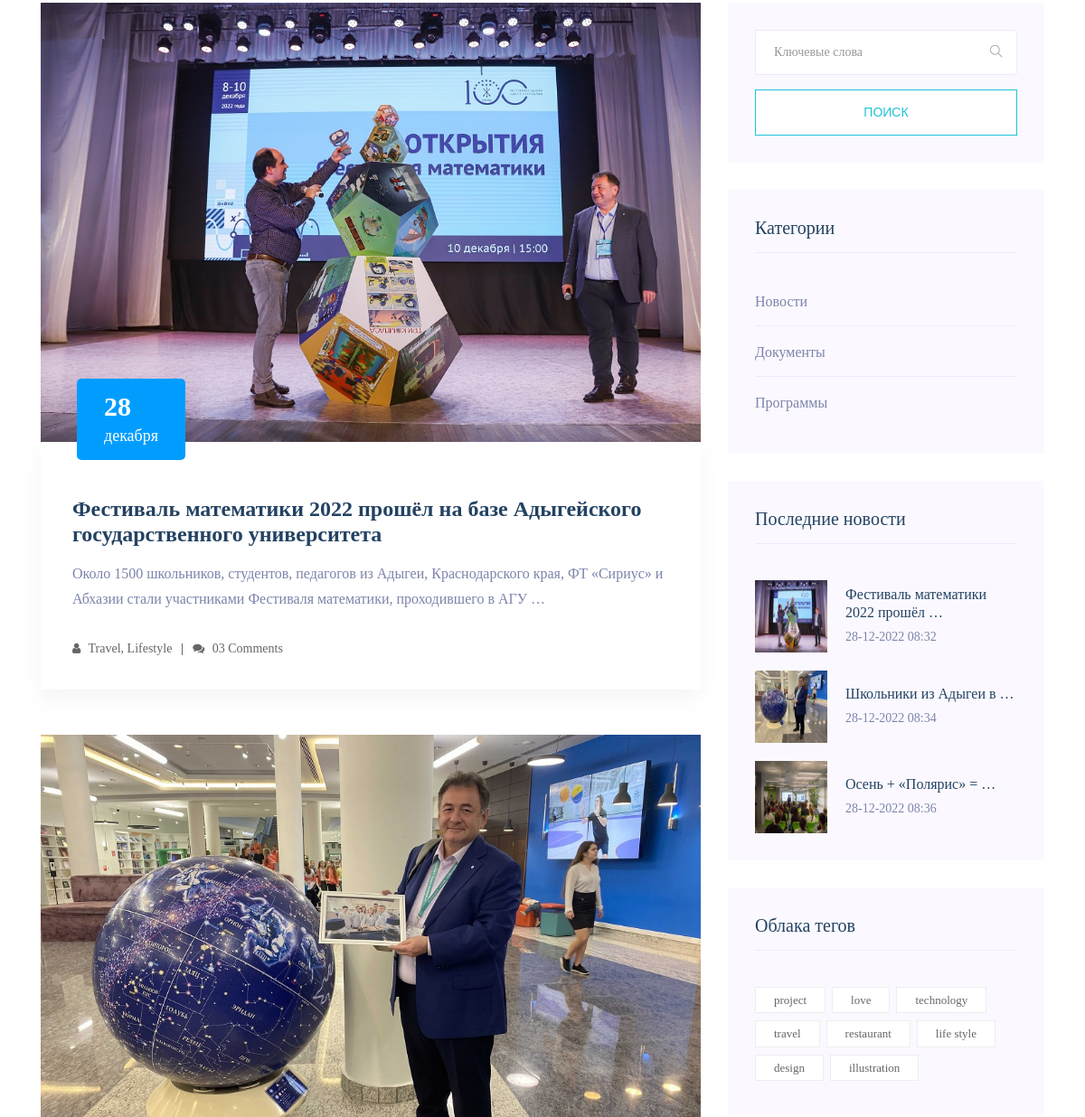
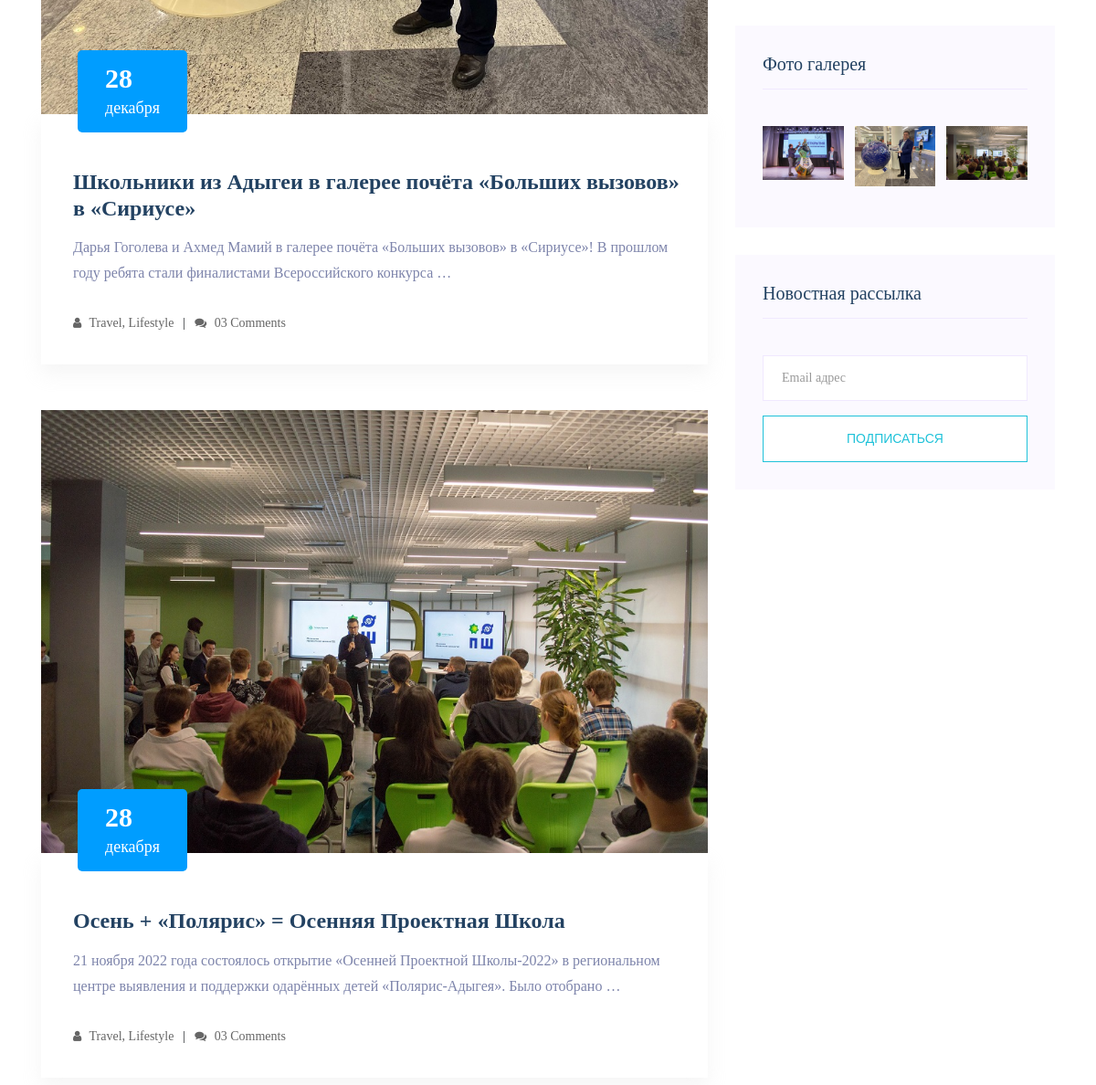
The app's page / (middle part), older data (2 pictures, top to bottom).
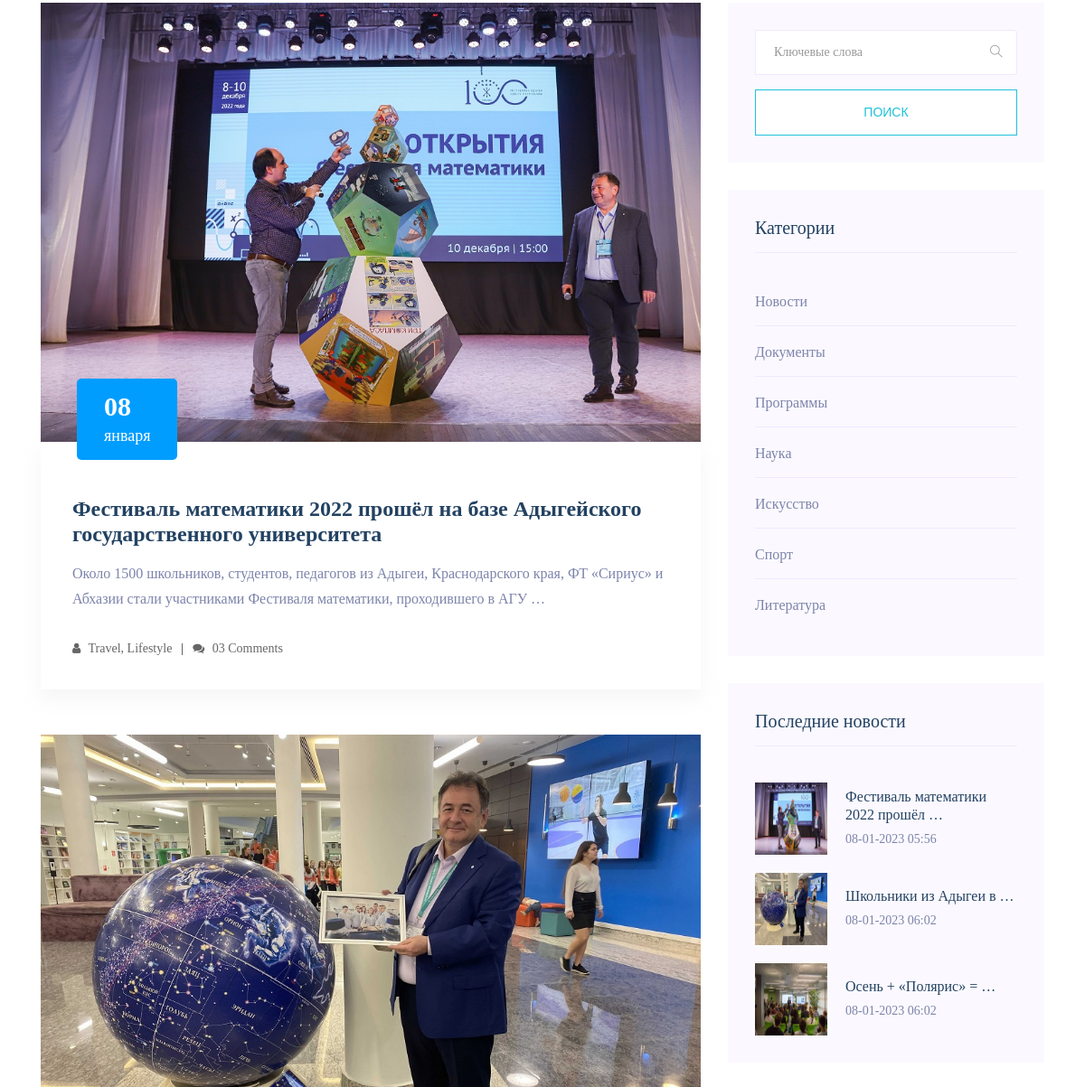
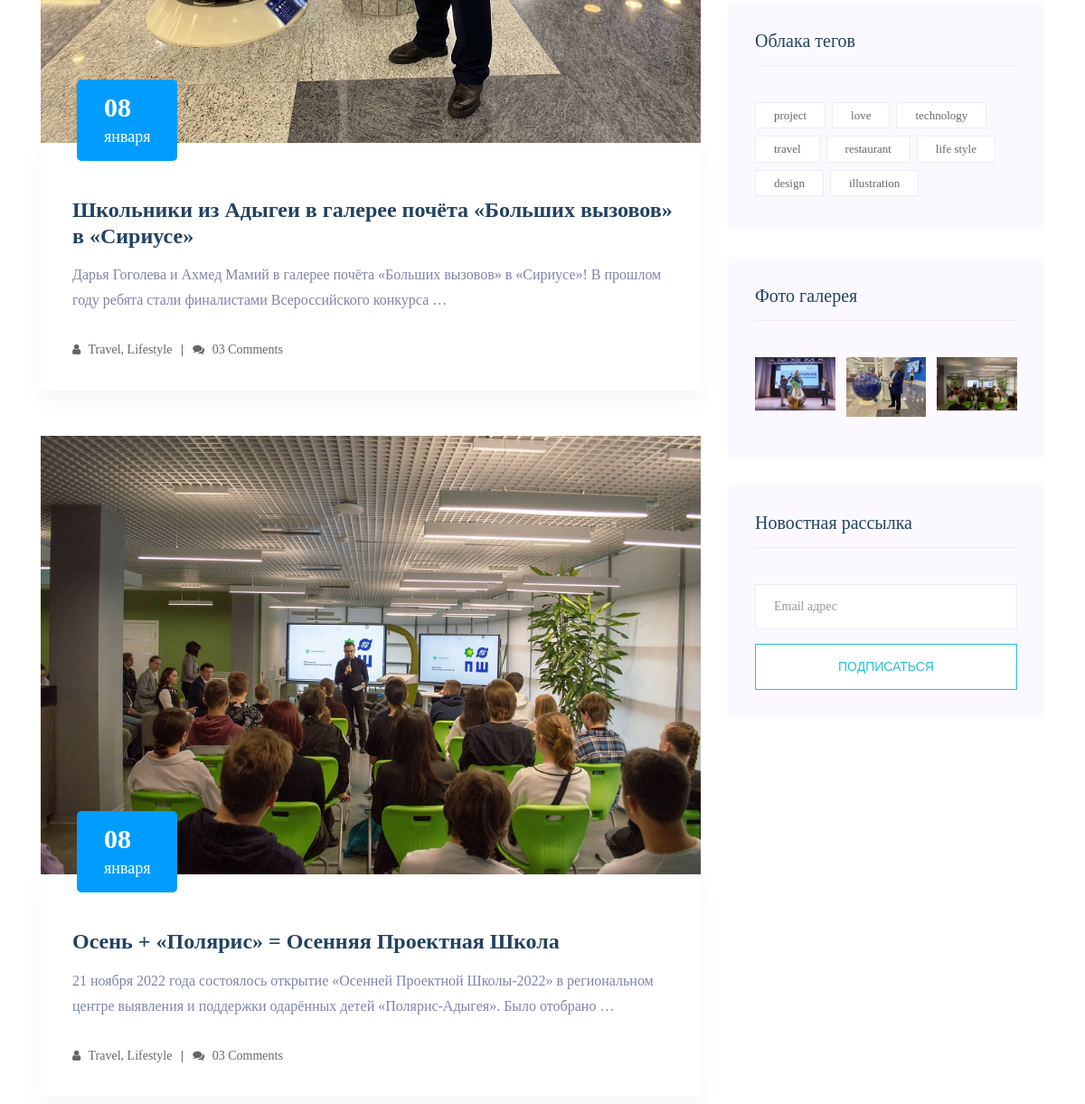
The same page, newer data (2 pictures, top to bottom).
### main/models.py (models this page shows, shortened)
class Article(models.Model):
    title = models.CharField(max_length=255, verbose_name="Заголовок")
    slug = models.SlugField(max_length=255, unique=True, db_index=True, verbose_name='URL')
    content = models.TextField(blank=True, verbose_name="Текст")
    photo = models.ImageField(upload_to="photos/%Y/%m/%d/", verbose_name="Фото")
    time_create = models.DateTimeField(auto_now_add=True, verbose_name="Дата и время создания")
    time_update = models.DateTimeField(auto_now=True, verbose_name="Дата и время обновления")
    is_published = models.BooleanField(default=True, verbose_name="Публикация")
    cat = models.ForeignKey('Category', on_delete=models.PROTECT, verbose_name="Категория")
    def get_absolute_url(self):
        return reverse('post', kwargs={'post_slug': self.slug})
    class Meta:
        verbose_name = 'Статьи'
        verbose_name_plural = 'Статьи'
        ordering = ['time_create', 'title']

class Category(models.Model):
    name = models.CharField(max_length=100, verbose_name="Название категории", db_index=True)
    slug = models.SlugField(max_length=255, unique=True, db_index=True, verbose_name='URL')
    def get_absolute_url(self):
        return reverse('category', kwargs={'cat_slug': self.slug})
    class Meta:
        verbose_name = 'Категория'
        verbose_name_plural = 'Категории'
        ordering = ['id']

### main/views.py (the view)
# urls.py: path('', MainHome.as_view(), name='home'),
class MainHome(DataMixin, ListView):
    paginate_by = 3
    model = Article
    template_name = 'main/index.html'
    context_object_name = 'posts'
    def get_context_data(self, *, object_list=None, **kwargs):
        context = super().get_context_data(**kwargs)
        c_def = self.get_user_context(title="Образовательный центр")
        return dict(list(context.items()) + list(c_def.items()))
    def get_queryset(self):
        return Article.objects.filter(is_published=True)

### main/utils.py (called while the page is built)
    def get_user_context(self, **kwargs):
        context = kwargs
        cats = Category.objects.all()
        user_menu = menu.copy()
        if not self.request.user.is_authenticated:
            user_menu.pop(3)
        context['menu'] = user_menu
        context['cats'] = cats
        if 'cat_selected' not in context:
            context['cat_selected'] = 0
        return context

### main/templates/main/index.html (shortened to what this page needs)
{% extends 'main/base.html' %}
{% block content %}
    <section class="blog_area section-padding">
        <div class="container">
            <div class="row">
                <div class="col-lg-8 mb-5 mb-lg-0">
                    <div class="blog_left_sidebar">
                        {% for p in posts %}
                        <article class="blog_item">
                            <div class="blog_item_img">
                                <img class="card-img rounded-0" src="{{ p.photo.url }}" alt="">
                                <a href="#" class="blog_item_date">
                                    <h3>{{p.time_update|date:"d"}}</h3>
                                    <p>{{p.time_update|date:"E"}}</p>
                                </a>
                            </div>
                            <div class="blog_details">
                                <a class="d-inline-block" href="{{ p.get_absolute_url }}">
                                    <h2>{{ p.title }}</h2>
                                </a>
                                <p>{{ p.content|truncatewords:20 }}</p>
                                <ul class="blog-info-link">
                                    <li><a href="#"><i class="fa fa-user"></i> Travel, Lifestyle</a></li>
                                    <li><a href="#"><i class="fa fa-comments"></i> 03 Comments</a></li>
                                </ul>
                            </div>
                        </article>
                        {% endfor %}
                    </div>
                </div>
                <div class="col-lg-4">
                    <div class="blog_right_sidebar">
                        <aside class="single_sidebar_widget search_widget">
                            <form action="#">
                                <div class="form-group">
                                    <div class="input-group mb-3">
                                        <input type="text" class="form-control" placeholder='Ключевые слова'
                                            onfocus="this.placeholder = ''"
                                            onblur="this.placeholder = 'Ключевые слова'">
                                        <div class="input-group-append">
                                            <button class="btn" type="button"><i class="ti-search"></i></button>
                                        </div>
                                    </div>
                                </div>
                                <button class="button rounded-0 primary-bg text-white w-100 btn_1 boxed-btn"
                                    type="submit">Поиск</button>
                            </form>
                        </aside>
                        <aside class="single_sidebar_widget post_category_widget">
                            <h4 class="widget_title">Категории</h4>
                            <ul class="list cat-list">
                                {% for c in cats %}
                                <li>
                                    <a href="{{ c.get_absolute_url }}" class="d-flex">
                                        <p>{{ c.name }}</p>
                                    </a>
                                </li>
                                {% endfor %}
                            </ul>
                        </aside>
                    <aside class="single_sidebar_widget popular_post_widget">
                        <h3 class="widget_title">Последние новости</h3>
                        {% for p in posts %}
                        <div class="media post_item">
                            <img class="logo-img" src="{{ p.photo.url }}"  alt="post">
                            <div class="media-body">
                                <a href="{{ p.get_absolute_url }}">
                                    <h3>{{ p.title|truncatewords:4 }}</h3>
                                </a>
                                <p>{{p.time_update|date:"d-m-Y H:i"}}</p>
                            </div>
                        </div>
                        {% endfor %}
                    </aside>
                        <aside class="single_sidebar_widget tag_cloud_widget">
                            <h4 class="widget_title">Облака тегов</h4>
                            <ul class="list">
                                <li>
                                    <a href="#">project</a>
                                </li>
                                <li>
                                    <a href="#">love</a>
                                </li>
                                <li>
                                    <a href="#">technology</a>
                                </li>
                                <li>
                                    <a href="#">travel</a>
                                </li>
                                <li>
                                    <a href="#">restaurant</a>
                                </li>
                                <li>
                                    <a href="#">life style</a>
                                </li>
                                <li>
                                    <a href="#">design</a>
                                </li>
                                <li>
                                    <a href="#">illustration</a>
                                </li>
                            </ul>
                        </aside>
                        <aside class="single_sidebar_widget instagram_feeds">
                            <a href="gallery">
                                <h4 class="widget_title">Фото галерея</h4>
                            </a>
                                <ul class="instagram_row flex-wrap">
                                    {% for p in posts %}
                                    <li>
                                        <a href="{{ p.get_absolute_url }}">
                                            <img class="img-fluid" src="{{ p.photo.url }}" alt="">
                                        </a>
                                    </li>
                                    {% endfor %}
                                </ul>
                        </aside>
                        <aside class="single_sidebar_widget newsletter_widget">
                            <h4 class="widget_title">Новостная рассылка</h4>
                            <form action="#">
                                <div class="form-group">
                                    <input type="email" class="form-control" onfocus="this.placeholder = ''"
                                        onblur="this.placeholder = 'Enter email'" placeholder='Email адрес' required>
                                </div>
                                <button class="button rounded-0 primary-bg text-white w-100 btn_1 boxed-btn"
                                    type="submit">Подписаться</button>
                            </form>
                        </aside>
                    </div>
                </div>
            </div>
        </div>
    </section>
{% endblock %}

### main/templates/main/base.html (shortened to what this page needs)
{% load static %}
{% load main_tags %}
<!doctype html>
<html class="no-js" lang="zxx" xmlns="http://www.w3.org/1999/html">
<head>
    <link rel="stylesheet" href="../../static/main2/css/bootstrap.min.css">
    <link rel="stylesheet" href="../../static/main2/css/owl.carousel.min.css">
    <link rel="stylesheet" href="../../static/main2/css/magnific-popup.css">
    <link rel="stylesheet" href="../../static/main2/css/font-awesome.min.css">
    <link rel="stylesheet" href="../../static/main2/css/themify-icons.css">
    <link rel="stylesheet" href="../../static/main2/css/nice-select.css">
    <link rel="stylesheet" href="../../static/main2/css/flaticon.css">
    <link rel="stylesheet" href="../../static/main2/css/gijgo.css">
    <link rel="stylesheet" href="../../static/main2/css/animate.css">
    <link rel="stylesheet" href="../../static/main2/css/slicknav.css">
    <link rel="stylesheet" href="../../static/main2/css/style.css">
</head>
<body>
                                    {% block mainmenu %}
{% block content %}
{% endblock %}
                {% endblock mainmenu %}
</body>
</html>

Row changes from the older to the newer data that the page shows:
changed Article "Фестиваль математики 2022 прошёл …": time_update "28" → "08"; time_update "декабря" → "января"; time_update "28-12-2022 08:32" → "08-01-2023 05:56"
changed Article "Школьники из Адыгеи в галерее почёта «Больших вызовов» в «Сириусе»": time_update "28" → "08"; time_update "декабря" → "января"; time_update "28-12-2022 08:34" → "08-01-2023 06:02"
changed Article "Осень + «Полярис» = Осенняя Проектная Школа": time_update "28" → "08"; time_update "декабря" → "января"; time_update "28-12-2022 08:36" → "08-01-2023 06:02"
added Category: name "Наука"
added Category: name "Искусство"
added Category: name "Спорт"
added Category: name "Литература"
